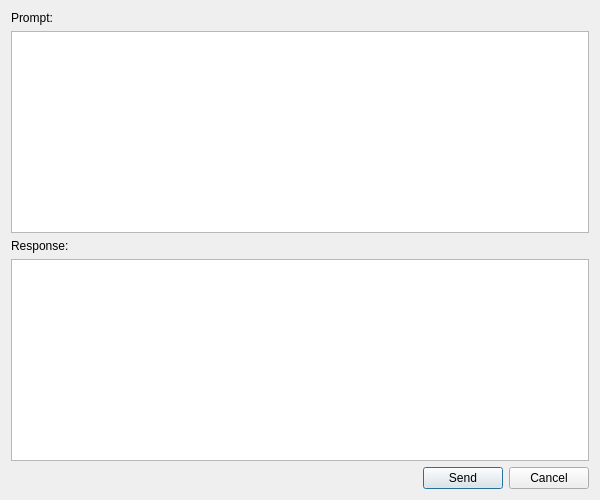
<?xml version="1.0" encoding="UTF-8"?>
<ui version="4.0">
 <class>DeepSeek::Internal::DeepSeekWidget</class>
 <widget class="QDialog" name="DeepSeek::Internal::DeepSeekWidget">
  <property name="geometry">
   <rect>
    <x>0</x>
    <y>0</y>
    <width>600</width>
    <height>500</height>
   </rect>
  </property>
  <property name="windowTitle">
   <string>DeepSeek</string>
  </property>
  <layout class="QVBoxLayout" name="verticalLayout">
   <item>
    <widget class="QLabel" name="promptLabel">
     <property name="text">
      <string>Prompt:</string>
     </property>
    </widget>
   </item>
   <item>
    <widget class="QPlainTextEdit" name="promptEdit">
     <property name="minimumSize">
      <size>
       <width>0</width>
       <height>100</height>
      </size>
     </property>
    </widget>
   </item>
   <item>
    <widget class="QLabel" name="responseLabel">
     <property name="text">
      <string>Response:</string>
     </property>
    </widget>
   </item>
   <item>
    <widget class="QPlainTextEdit" name="responseEdit">
     <property name="readOnly">
      <bool>true</bool>
     </property>
    </widget>
   </item>
   <item>
    <layout class="QHBoxLayout" name="horizontalLayout">
     <item>
      <spacer name="horizontalSpacer">
       <property name="orientation">
        <enum>Qt::Horizontal</enum>
       </property>
       <property name="sizeHint" stdset="0">
        <size>
         <width>40</width>
         <height>20</height>
        </size>
       </property>
      </spacer>
     </item>
     <item>
      <widget class="QPushButton" name="sendButton">
       <property name="text">
        <string>Send</string>
       </property>
      </widget>
     </item>
     <item>
      <widget class="QPushButton" name="cancelButton">
       <property name="text">
        <string>Cancel</string>
       </property>
      </widget>
     </item>
    </layout>
   </item>
  </layout>
 </widget>
 <resources/>
 <connections/>
</ui>
